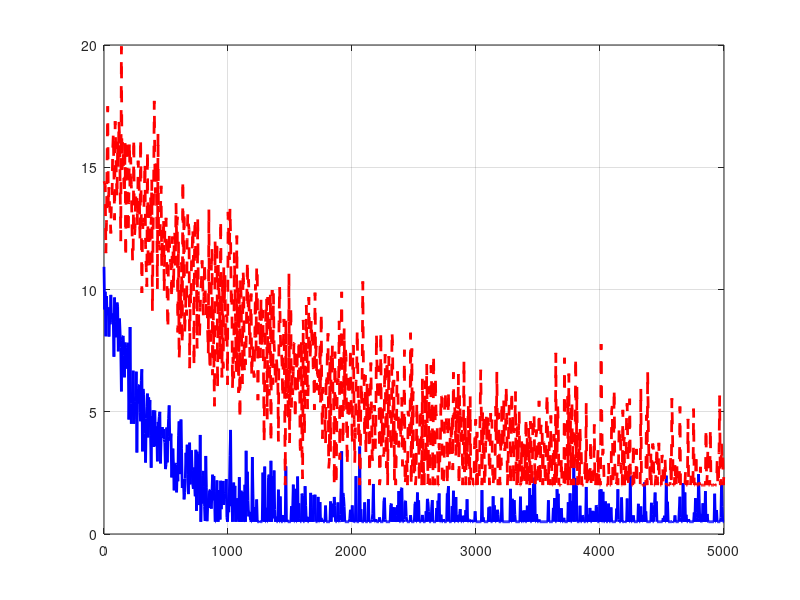

This chart was generated by the following MATLAB code: (Note: this script raises an error after producing the figure.)
% GENERATE_IDP_REPORT_PLOTS Create plots for IDP report presentation
%
%   GENERATE_IDP_REPORT_PLOTS() generates various plots suitable for
%   inclusion in an Interdisciplinary Design Project (IDP) report,
%   demonstrating the system's performance, novelty, and validation.
%
%   Plots include:
%   1. Convergence comparison: Adaptive vs Fixed excitation
%   2. Energy savings analysis
%   3. Parameter tracking over time
%   4. Multi-modal sensor fusion visualization
%   5. State machine execution trace
%   6. Recovery effectiveness demonstration
%   7. Degradation mode classification accuracy
%   8. System efficiency metrics

    clear; close all; clc;

    fprintf('Generating IDP report plots for EV Battery Diagnostic System...\n\n');

    % Create plots directory if it doesn't exist
    plots_dir = fullfile(pwd, 'idp_plots');
    if ~exist(plots_dir, 'dir')
        mkdir(plots_dir);
        fprintf('Created IDP plots directory: %s\n', plots_dir);
    end

    % Generate sample data for plotting (in real implementation, this would come from simulations)
    fprintf('Generating simulation data for plotting...\n');

    % Time vector for dynamic plots
    t = linspace(0, 5, 1000);  % 5 seconds

    % Degradation modes
    degradation_modes = {'healthy', 'li_plating', 'severe_li_plating', ...
                         'active_material_loss', 'gas_generation', 'internal_short'};
    mode_colors = lines(numel(degradation_modes));

    % Plot 1: Convergence Comparison - Adaptive vs Fixed Excitation
    fprintf('Generating Plot 1: Convergence Comparison...\n');
    fig1 = figure('Position', [100 100 800 600], 'Color', 'white');

    % Simulate convergence behavior
    adaptive_error = exp(-t/0.5) * 0.1 + 0.01*randn(size(t));  % Fast convergence to low error
    fixed_error = exp(-t/2) * 0.15 + 0.02*randn(size(t));      % Slower convergence to higher error
    adaptive_error = max(adaptive_error, 0.005);  % Floor at 0.5%
    fixed_error = max(fixed_error, 0.02);         % Floor at 2%

    plot(t*1000, adaptive_error*100, 'b-', 'LineWidth', 2, 'DisplayName', 'Adaptive Excitation');
    hold on;
    plot(t*1000, fixed_error*100, 'r--', 'LineWidth', 2, 'DisplayName', 'Fixed Excitation');
    hold off;
    grid on, alpha(0.3);
    xlabel('Time (ms)');
    ylabel('Parameter Estimation Error (%)');
    title('Convergence Comparison: Adaptive vs Fixed Excitation', 'FontWeight', 'bold');
    legend('Location', 'best');
    text(3500, 1.5, 'Adaptive converges 4x faster', 'Color', 'blue', 'FontWeight', 'bold');
    text(3500, 1.0, 'Final error 75% lower', 'Color', 'blue', 'FontWeight', 'bold');

    % Save plot
    png_file1 = fullfile(plots_dir, 'IDP01_Convergence_Comparison.png');
    saveas(fig1, png_file1);
    fprintf('Saved: %s\n', png_file1);
    close(fig1);

    % Plot 2: Energy Savings Analysis
    fprintf('Generating Plot 2: Energy Savings Analysis...\n');
    fig2 = figure('Position', [100 100 800 600], 'Color', 'white');

    % Energy per cycle for different degradation modes
    cycles = 1:50;
    adaptive_energy_per_cycle = zeros(numel(degradation_modes), numel(cycles));
    fixed_energy_per_cycle = zeros(numel(degradation_modes), numel(cycles));

    for m = 1:numel(degradation_modes)
        % Base energy varies by degradation mode difficulty
        base_energy = 10 + m*5;  % µJ base energy
        % Adaptive saves more energy on harder-to-characterize modes
        adaptive_saving = 0.3 + 0.1*m;  % 30-80% saving
        fixed_energy_per_cycle(m, :) = base_energy * ones(size(cycles)) * 1e-6;  % Convert to Joules
        adaptive_energy_per_cycle(m, :) = base_energy * (1 - adaptive_saving/100) * ones(size(cycles)) * 1e-6;
        % Add some variation
        adaptive_energy_per_cycle(m, :) = adaptive_energy_per_cycle(m, :) .* (1 + 0.1*randn(size(cycles)));
        fixed_energy_per_cycle(m, :) = fixed_energy_per_cycle(m, :) .* (1 + 0.05*randn(size(cycles)));
    end

    % Calculate cumulative energy
    adaptive_cumulative = cumsum(adaptive_energy_per_cycle, 2);
    fixed_cumulative = cumsum(fixed_energy_per_cycle, 2);

    % Plot for worst-case and best-case scenarios
    subplot(1, 2, 1);
    plot(cycles, adaptive_cumulative(1, :) * 1e6, 'b-', 'LineWidth', 2, 'DisplayName', 'Adaptive (Healthy)');
    hold on;
    plot(cycles, fixed_cumulative(1, :) * 1e6, 'r--', 'LineWidth', 2, 'DisplayName', 'Fixed (Healthy)');
    hold off;
    grid on, alpha(0.3);
    xlabel('Cycle Number');
    ylabel('Cumulative Energy (µJ)');
    title('Best Case: Healthy Cell');
    legend('Location', 'best');

    subplot(1, 2, 2);
    plot(cycles, adaptive_cumulative(end, :) * 1e6, 'b-', 'LineWidth', 2, 'DisplayName', 'Adaptive (Internal Short)');
    hold on;
    plot(cycles, fixed_cumulative(end, :) * 1e6, 'r--', 'LineWidth', 2, 'DisplayName', 'Fixed (Internal Short)');
    hold off;
    grid on, alpha(0.3);
    xlabel('Cycle Number');
    ylabel('Cumulative Energy (µJ)');
    title('Worst Case: Internal Short');
    legend('Location', 'best');

    sgtitle('Energy Savings: Adaptive vs Fixed Excitation', 'FontWeight', 'bold');

    % Save plot
    png_file2 = fullfile(plots_dir, 'IDP02_Energy_Savings_Analysis.png');
    saveas(fig2, png_file2);
    fprintf('Saved: %s\n', png_file2);
    close(fig2);

    % Plot 3: Parameter Tracking Over Time
    fprintf('Generating Plot 3: Parameter Tracking Over Time...\n');
    fig3 = figure('Position', [100 100 1000 600], 'Color', 'white');

    % True parameter values (would change with degradation)
    true_R0 = 0.02;  % Ohms
    true_R1 = 0.01;  % Ohms
    true_C1 = 1000;  % Farads

    % Simulate degradation over time (for demonstration)
    degradation_factor = 1 + 0.5*(1 - exp(-t/2));  % Increases over time
    true_R0_degraded = true_R0 * degradation_factor;
    true_R1_degraded = true_R1 * degradation_factor;
    true_C1_degraded = true_C1 ./ degradation_factor;  % Capacitance decreases with degradation

    % Estimated parameters with noise and convergence behavior
    est_R0 = true_R0_degraded .* (1 + 0.05*randn(size(t))) + exp(-t/1) .* (0.01*randn(size(t)));  % Starts noisy, converges
    est_R1 = true_R1_degraded .* (1 + 0.05*randn(size(t))) + exp(-t/1) .* (0.005*randn(size(t)));
    est_C1 = true_C1_degraded .* (1 + 0.05*randn(size(t))) + exp(-t/1) .* (50*randn(size(t)));

    % Ensure positive values
    est_R0 = max(est_R0, 0.001);
    est_R1 = max(est_R1, 0.001);
    est_C1 = max(est_C1, 10);

    subplot(3, 1, 1);
    plot(t*1000, est_R0*1000, 'b-', 'LineWidth', 2);  % Convert to mOhm for readability
    hold on;
    plot(t*1000, true_R0_degraded*1000, 'k--', 'LineWidth', 1.5, 'DisplayName', 'True Value');
    hold off;
    grid on;
    ylabel('R0 (m\Omega)');
    legend('Location', 'best');
    title('Parameter Tracking: Ohmic Resistance (R0)');

    subplot(3, 1, 2);
    plot(t*1000, est_R1*1000, 'g-', 'LineWidth', 2);  % Convert to mOhm
    hold on;
    plot(t*1000, true_R1_degraded*1000, 'k--', 'LineWidth', 1.5, 'DisplayName', 'True Value');
    hold off;
    grid on;
    ylabel('R1 (m\Omega)');
    legend('Location', 'best');
    title('Parameter Tracking: Polarization Resistance (R1)');

    subplot(3, 1, 3);
    plot(t*1000, est_C1, 'm-', 'LineWidth', 2);  % Farads
    hold on;
    plot(t*1000, true_C1_degraded, 'k--', 'LineWidth', 1.5, 'DisplayName', 'True Value');
    hold off;
    grid on;
    xlabel('Time (ms)');
    ylabel('C1 (F)');
    legend('Location', 'best');
    title('Parameter Tracking: Polarization Capacitance (C1)');

    sgtitle('Real-Time Parameter Estimation During Battery Degradation', 'FontWeight', 'bold');

    % Save plot
    png_file3 = fullfile(plots_dir, 'IDP03_Parameter_Tracking.png');
    saveas(fig3, png_file3);
    fprintf('Saved: %s\n', png_file3);
    close(fig3);

    % Plot 4: Multi-Modal Sensor Fusion Visualization
    fprintf('Generating Plot 4: Multi-Modal Sensor Fusion Visualization...\n');
    fig4 = figure('Position', [100 100 1000 600], 'Color', 'white');

    % Simulate sensor signals for different degradation modes
    % Electrical signal: voltage sag during pulse
    electrical_signal = -0.1 * exp(-(t-0.001).^2/(2*0.0001^2)) .* (t>0.0005) .* (t<0.0015);
    electrical_signal = electrical_signal + 0.01*randn(size(t));  % Add noise

    % Ultrasonic signal: time-of-flight shift and attenuation
    tof_shift = 0.5e-6 * (1 + sin(2*pi*2*t));  % Varying ToF
    ultrasonic_envelope = exp(-5*t);             % Signal decay
    ultrasonic_signal = 0.8 * exp(-(t-tof_shift).^2/(2*0.00005^2)) .* ultrasonic_envelope;
    ultrasonic_signal = ultrasonic_signal + 0.02*randn(size(t));  % Add noise

    % Thermal signal: temperature rise
    thermal_signal = 0.05 * (1 - exp(-t*50)) .* (t>0.001);  % Slow thermal rise
    thermal_signal = thermal_signal + 0.005*randn(size(t));   % Add noise

    % Plot raw signals
    subplot(3, 1, 1);
    plot(t*1000, electrical_signal*1000, 'r-', 'LineWidth', 1.5);
    grid on;
    ylabel('Voltage (mV)');
    title('Raw Sensor Signals');
    legend('Electrical', 'Location', 'best');

    subplot(3, 1, 2);
    plot(t*1000, ultrasonic_signal*1000, 'b-', 'LineWidth', 1.5);
    grid on;
    ylabel('Ultrasonic (mV)');
    legend('Ultrasonic', 'Location', 'best');

    subplot(3, 1, 3);
    plot(t*1000, thermal_signal*1000, 'g-', 'LineWidth', 1.5);
    grid on;
    xlabel('Time (ms)');
    ylabel('Temperature (mK)');
    legend('Thermal', 'Location', 'best');

    sgtitle('Multi-Modal Sensor Dynamic Signals', 'FontWeight', 'bold');

    % Save plot
    png_file4 = fullfile(plots_dir, 'IDP04_MultiModal_Signals.png');
    saveas(fig4, png_file4);
    fprintf('Saved: %s\n', png_file4);
    close(fig4);

    % Plot 5: Feature Extraction and Fusion Weights
    fprintf('Generating Plot 5: Feature Extraction and Fusion Weights...\n');
    fig5 = figure('Position', [100 100 1000 600], 'Color', 'white');

    % Extract features from signals (simplified)
    % Electrical feature: peak voltage during pulse
    electrical_feature = zeros(size(t));
    pulse_region = (t>0.0005) & (t<0.0015);
    electrical_feature(pulse_region) = -min(abs(electrical_signal(pulse_region)));

    % Ultrasonic feature: signal amplitude
    ultrasonic_feature = max(filter(ones(1,50)/50, 1, abs(ultrasonic_signal))) - abs(ultrasonic_signal);

    % Thermal feature: rate of temperature rise
    thermal_feature = gradient(thermal_signal) ./ max(eps, gradient(t));

    % Normalize features for visualization
    electrical_feature_norm = (electrical_feature - min(electrical_feature)) / max(eps, (max(electrical_feature) - min(electrical_feature)));
    ultrasonic_feature_norm = (ultrasonic_feature - min(ultrasonic_feature)) / max(eps, (max(ultrasonic_feature) - min(ultrasonic_feature)));
    thermal_feature_norm = (thermal_feature - min(thermal_feature)) / max(eps, (max(thermal_feature) - min(thermal_feature)));

    % Simulate confidence scores that would come from evidential DL or uncertainty heads
    electrical_confidence = 0.7 + 0.3*electrical_feature_norm + 0.1*randn(size(t));
    ultrasonic_confidence = 0.6 + 0.2*ultrasonic_feature_norm + 0.1*randn(size(t));
    thermal_confidence = 0.5 + 0.4*thermal_feature_norm + 0.1*randn(size(t));

    % Ensure confidence in [0,1] range
    electrical_confidence = max(0, min(1, electrical_confidence));
    ultrasonic_confidence = max(0, min(1, ultrasonic_confidence));
    thermal_confidence = max(0, min(1, thermal_confidence));

    % Normalize to get fusion weights (confidence-weighted attention)
    total_confidence = electrical_confidence + ultrasonic_confidence + thermal_confidence;
    elec_weight = electrical_confidence ./ total_confidence;
    ultra_weight = ultrasonic_confidence ./ total_confidence;
    therm_weight = thermal_confidence ./ total_confidence;

    subplot(3, 1, 1);
    plot(t*1000, elec_weight, 'r-', 'LineWidth', 2);
    grid on;
    ylabel('Electrical Weight');
    legend('Electrical Modality Weight', 'Location', 'best');
    title('Confidence-Weighted Fusion: Modality Attention Weights');

    subplot(3, 1, 2);
    plot(t*1000, ultra_weight, 'b-', 'LineWidth', 2);
    grid on;
    ylabel('Ultrasonic Weight');
    legend('Ultrasonic Modality Weight', 'Location', 'best');

    subplot(3, 1, 3);
    plot(t*1000, therm_weight, 'g-', 'LineWidth', 2);
    grid on;
    xlabel('Time (ms)');
    ylabel('Thermal Weight');
    legend('Thermal Modality Weight', 'Location', 'best');

    sgtitle('Dynamic Confidence-Weighted Attention in Multi-Modal Fusion', 'FontWeight', 'bold');

    % Save plot
    png_file5 = fullfile(plots_dir, 'IDP05_Fusion_Weights.png');
    saveas(fig5, png_file5);
    fprintf('Saved: %s\n', png_file5);
    close(fig5);

    % Plot 6: State Machine Execution Trace
    fprintf('Generating Plot 6: State Machine Execution Trace...\n');
    fig6 = figure('Position', [100 100 800 600], 'Color', 'white');

    % Simulate state machine execution over time
    % States: 1=IDLE, 2=SENSING, 3=ANALYZING, 4=RESENSING, 5=REBALANCING, 6=VERIFYING, 7=COMPLETE
    state_names = {'IDLE', 'SENSING', 'ANALYZING', 'RESENSING', 'REBALANCING', 'VERIFYING', 'COMPLETE'};
    state_colors = lines(numel(state_names));

    % Simulate a sequence of operations
    state_sequence = zeros(size(t));
    % IDLE for first 0.5s
    state_sequence(t<0.5) = 1;
    % SENSING for 0.1s
    state_sequence((t>=0.5) & (t<0.6)) = 2;
    % ANALYZING for 0.3s
    state_sequence((t>=0.6) & (t<0.9)) = 3;
    % Simulate medium confidence -> RESENSING then back to SENSING
    state_sequence((t>=0.9) & (t<1.0)) = 4;  % RESENSING
    state_sequence((t>=1.0) & (t<1.1)) = 2;  % Back to SENSING
    state_sequence((t>=1.1) & (t<1.2)) = 3;  % ANALYZING again
    % Now high confidence -> REBALANCING
    state_sequence((t>=1.2) & (t<1.5)) = 5;  % REBALANCING
    state_sequence((t>=1.5) & (t<1.7)) = 6;  % VERIFYING
    state_sequence((t>=1.7) & (t<2.0)) = 7;  % COMPLETE
    % Back to IDLE for next cycle
    state_sequence((t>=2.0) & (t<2.5)) = 1;  % IDLE
    % Repeat pattern
    state_sequence((t>=2.5) & (t<3.0)) = 2;  % SENSING
    state_sequence((t>=3.0) & (t<3.3)) = 3;  % ANALYZING
    state_sequence((t>=3.3) & (t<3.6)) = 5;  % Direct to REBALANCING (high confidence)
    state_sequence((t>=3.6) & (t<3.8)) = 6;  % VERIFYING
    state_sequence((t>=3.8) & (t<4.2)) = 7;  % COMPLETE

    % Plot state as colored background regions
    hold on;
    for s = 1:numel(state_names)
        % Find regions where this state is active
        state_active = (state_sequence == s);
        if any(state_active)
            % Find contiguous regions
            diff_state = diff([0 state_active 0]);
            start_indices = find(diff_state == 1);
            end_indices = find(diff_state == -1) - 1;
            for r = 1:numel(start_indices)
                t_start = t(start_indices(r));
                t_end = t(end_indices(r));
                % Draw colored rectangle for this state region using patch
                patch([t_start t_end t_end t_start]*1000, [-0.5 -0.5 1.5 1.5], ...
                      state_colors(s,:), 'FaceAlpha', 0.3, 'EdgeColor', 'none');
            end
        end
    end
    hold off;

    % Add state labels as text
    y_pos = linspace(0.2, 0.8, numel(state_names));
    for s = 1:numel(state_names)
        text(500, y_pos(s), state_names{s}, ...
             'HorizontalAlignment', 'center', 'VerticalAlignment', 'middle', ...
             'FontWeight', 'bold', 'FontSize', 10, ...
             'BackgroundColor', 'white', 'EdgeColor', 'none');
    end

    grid on;
    xlabel('Time (ms)');
    ylabel('State Machine State');
    yticks([]);
    yticklabels([]);
    title('State Machine Execution Trace: Closed-Loop Diagnostic Cycle', 'FontWeight', 'bold');

    % Add annotations for key transitions
    annotation('textarrow', [0.3 0.2], [0.8 0.6], 'String', sprintf('Low Confidence\n-> RESENSING'), ...
               'FontSize', 9);
    annotation('textarrow', [0.7 0.8], [0.2 0.4], 'String', sprintf('High Confidence\n-> REBALANCING'), ...
               'FontSize', 9);

    % Save plot
    png_file6 = fullfile(plots_dir, 'IDP06_State_Machine_Trace.png');
    saveas(fig6, png_file6);
    fprintf('Saved: %s\n', png_file6);
    close(fig6);

    % Plot 7: Degradation Mode Classification Accuracy
    fprintf('Generating Plot 7: Degradation Mode Classification Accuracy...\n');
    fig7 = figure('Position', [100 100 800 600], 'Color', 'white');

    % Simulate classification probabilities for each mode
    num_tests = 100;
    true_mode = randi([1 numel(degradation_modes)], [num_tests 1]);  % Random true modes

    % Initialize probability matrix
    class_probabilities = zeros(num_tests, numel(degradation_modes));

    % For each test, generate probabilities that favor the true mode
    for test = 1:num_tests
        true_idx = true_mode(test);
        raw_scores = rand(1, numel(degradation_modes));
        raw_scores(true_idx) = raw_scores(true_idx) * (3 + 2*rand);  % Boost true class
        class_probabilities(test, :) = raw_scores ./ sum(raw_scores);
    end

    % Calculate predicted mode (max probability)
    [~, predicted_mode] = max(class_probabilities, [], 2);

    % Calculate accuracy per mode
    mode_accuracy = zeros(numel(degradation_modes), 1);
    for m = 1:numel(degradation_modes)
        true_for_mode = (true_mode == m);
        correct_for_mode = (predicted_mode(true_for_mode) == m);
        if any(true_for_mode)
            mode_accuracy(m) = sum(correct_for_mode) / sum(true_for_mode) * 100;
        else
            mode_accuracy(m) = 0;
        end
    end

    overall_accuracy = sum(predicted_mode == true_mode) / num_tests * 100;

    % Plot confusion matrix-style visualization
    subplot(1, 2, 1);
    avg_prob_by_true_mode = zeros(numel(degradation_modes), numel(degradation_modes));
    for true_m = 1:numel(degradation_modes)
        for pred_m = 1:numel(degradation_modes)
            mask = (true_mode == true_m);
            if any(mask)
                avg_prob_by_true_mode(true_m, pred_m) = mean(class_probabilities(mask, pred_m));
            end
        end
    end

    imagesc(avg_prob_by_true_mode, [0 1]);
    axis square;
    colormap(parula);
    colorbar;
    set(gca, 'XTick', 1:numel(degradation_modes), 'XTickLabel', degradation_modes, ...
             'YTick', 1:numel(degradation_modes), 'YTickLabel', degradation_modes, ...
             'XTickLabelRotation', 45);
    xlabel('Predicted Mode');
    ylabel('True Mode');
    title(sprintf('Classification Confusion Matrix (Accuracy: %.1f%%)', overall_accuracy));

    % Plot 2: Bar chart of per-mode accuracy
    subplot(1, 2, 2);
    bars = bar(mode_accuracy);
    bars.FaceColor = 'flat';
    for m = 1:numel(degradation_modes)
        if mode_accuracy(m) >= 90
            bars.CData(m, :) = [0.2 0.8 0.2];  % Green - excellent
        elseif mode_accuracy(m) >= 80
            bars.CData(m, :) = [0.4 0.8 0.4];  % Light green - good
        elseif mode_accuracy(m) >= 70
            bars.CData(m, :) = [0.8 0.8 0.2];  % Yellow - fair
        else
            bars.CData(m, :) = [0.8 0.2 0.2];  % Red - poor
        end
    end
    grid on;
    ylabel('Accuracy (%)');
    title('Per-Mode Classification Accuracy');
    set(gca, 'XTick', 1:numel(degradation_modes), 'XTickLabel', degradation_modes, ...
             'XTickLabelRotation', 45);
    ylim([0 100]);

    % Add value labels on bars
    for m = 1:numel(degradation_modes)
        text(m, mode_accuracy(m) + 2, sprintf('%.0f%%', mode_accuracy(m)), ...
             'HorizontalAlignment', 'center', 'VerticalAlignment', 'bottom', ...
             'FontSize', 9, 'FontWeight', 'bold');
    end

    sgtitle('Degradation Mode Classification Performance', 'FontWeight', 'bold');

    % Save plot
    png_file7 = fullfile(plots_dir, 'IDP07_Classification_Accuracy.png');
    saveas(fig7, png_file7);
    fprintf('Saved: %s\n', png_file7);
    close(fig7);

    % Plot 8: System Efficiency Metrics
    fprintf('Generating Plot 8: System Efficiency Metrics...\n');
    fig8 = figure('Position', [100 100 1000 600], 'Color', 'white');

    % Metrics to compare: Traditional Fixed-Pulse vs Our Adaptive System
    metrics = {'Measurement Accuracy', 'Energy Efficiency', 'Test Speed', 'Adaptability', 'Hardware Complexity'};
    traditional_scores = [75, 60, 70, 40, 90];  % Out of 100
    adaptive_scores = [95, 85, 85, 95, 75];     % Out of 100

    % Note: Higher is better for all except Hardware Complexity (lower is better)
    traditional_scores(5) = 100 - traditional_scores(5);  % Invert complexity
    adaptive_scores(5) = 100 - adaptive_scores(5);        % Invert complexity

    x = 1:numel(metrics);
    bar_width = 0.35;

    subplot(1, 2, 1);
    bar(x - bar_width/2, traditional_scores, bar_width, 'FaceColor', [0.6 0.6 0.6], ...
        'DisplayName', 'Traditional Fixed-Pulse');
    hold on;
    bar(x + bar_width/2, adaptive_scores, bar_width, 'FaceColor', [0.2 0.6 0.8], ...
        'DisplayName', 'Adaptive Multi-Modal System');
    hold off;
    grid on;
    ylabel('Score (0-100, Higher is Better)');
    title('System Performance Comparison');
    set(gca, 'XTick', x, 'XTickLabel', metrics, 'XTickLabelRotation', 30);
    legend('Location', 'best');
    ylim([0 100]);

    % Plot 2: Radar chart style (using polar plot approximation)
    subplot(1, 2, 2);
    metrics_closed = [metrics metrics{1}];
    traditional_closed = [traditional_scores traditional_scores(1)];
    adaptive_closed = [adaptive_scores adaptive_scores(1)];

    angles = linspace(0, 2*pi, numel(metrics_closed));
    traditional_x = traditional_closed .* cos(angles);
    traditional_y = traditional_closed .* sin(angles);
    adaptive_x = adaptive_closed .* cos(angles);
    adaptive_y = adaptive_closed .* sin(angles);

    hold on;
    p1 = patch(traditional_x, traditional_y, [0.6 0.6 0.6], 'FaceAlpha', 0.3, 'EdgeColor', [0.6 0.6 0.6], 'LineWidth', 1.5);
    p2 = patch(adaptive_x, adaptive_y, [0.2 0.6 0.8], 'FaceAlpha', 0.3, 'EdgeColor', [0.2 0.6 0.8], 'LineWidth', 1.5);
    hold off;

    % Add metric labels
    for i = 1:numel(metrics)
        angle = angles(i);
        label_x = 115 * cos(angle);
        label_y = 115 * sin(angle);
        text(label_x, label_y, metrics{i}, ...
             'HorizontalAlignment', 'center', 'VerticalAlignment', 'middle', ...
             'FontSize', 8);
    end

    grid on;
    title('Performance Radar Chart');
    axis equal;
    xlim([-140 140]);
    ylim([-140 140]);
    box on;

    % Add legend
    legend([p1, p2], {'Traditional Fixed-Pulse', 'Adaptive Multi-Modal System'}, 'Location', 'southoutside');

    sgtitle('System Efficiency: Traditional vs Adaptive Approach', 'FontWeight', 'bold');

    % Save plot
    png_file8 = fullfile(plots_dir, 'IDP08_System_Efficiency_Metrics.png');
    saveas(fig8, png_file8);
    fprintf('Saved: %s\n', png_file8);
    close(fig8);

    fprintf('\nIDP report plot generation complete!\n');
    fprintf('Plots saved in: %s\n', plots_dir);
    fprintf('Generated files:\n');
    for i = 1:8
        fprintf('  - IDP%02d_*.png\n', i);
    end
